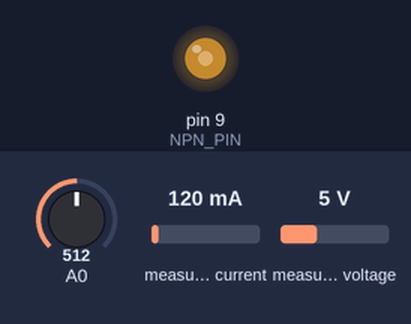
This sketch was run on a simulated Arduino Uno, built with avr-gcc and run on an emulated ATmega328P. On the bench: output pins drawn as LEDs (lit = HIGH). The inputs (shaded band) are chosen by the test bench; at power-on: measured current 120 mA, measured voltage 5 V, A0 = 512. What the sketch prints to the serial monitor is not drawn.

Above: at 1.2 s.
1.3 s: measured current set to 1960 mA
4.3 s: measured voltage set to 0.3 V
Timing chart, 0 to 7.3 s (numbered marks = the images above; inputs shaded):
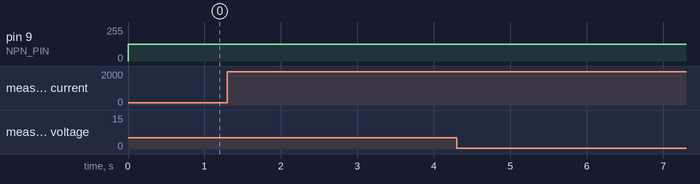

The sketch:

SimpleUnoCharger.ino
```cpp
#include <TimerOne.h>
#include <Adafruit_INA219.h>
#include <Wire.h>
#include "ChargerClasses.hpp"

// Current sensor
Adafruit_INA219 ina219;

// Charge control
#define NPN_PIN 9
SimplePID voltagePID;
bool charging = true;

void setup() {

  // Basic setup
  Serial.begin(115200);
  pinMode(A0,INPUT);

  // Current sensor
  ina219.begin();

  // Timer 1 pin
  Timer1.initialize(100); // 100 us => 10 kHz
  Timer1.pwm(NPN_PIN, 0); // Start with 0 duty

  // Charging control
  voltagePID.setParams(0,0.2e-3,0,0,1); // PID parameters

}

void loop() {

  // Current reading
  float iBatt = ina219.getCurrent_mA();

  // Voltage measurement
  float vBatt = ina219.getBusVoltage_V() - ina219.getShuntVoltage_mV()/1000;
  float vA0 = analogRead(A0);
  float vSrc = vA0*5.0/1023.0*(5+1)/1;

  // Charge control
  // PID current control
  float targetCurrent = 500;
  float u = voltagePID.evalu(iBatt, targetCurrent);
  float duty = u; // The duty cycle equals the control signal
  duty = 0.5;

  // Set the duty cycle
  Timer1.pwm(NPN_PIN, duty*1023);

  // Print the result to the serial port
  Serial.print(targetCurrent);
  Serial.print(" ");
  Serial.print(iBatt);
  Serial.print(" ");
  Serial.print(vSrc);
  Serial.print(" ");
  Serial.print(vBatt);
  Serial.print(" ");
  Serial.print(duty*100);
  Serial.println();

}
```

ChargerClasses.hpp
```cpp
// A class to compute the control signal
class SimplePID{
  private:
    float kp, ki, kd; // Parameters
    float eprev, eintegral, tn1; // Storage
    float umin, umax; // Anti-wind up clamp limits

  public:
  // Constructor
  SimplePID() : kp(1), ki(0), kd(0), eprev(0.0),
                eintegral(0.0), tn1(0.0), umin(-1), umax(1){}

  // A function to set the parameters
  void setParams(float kpIn, float kiIn, float kdIn, float uminIn, float umaxIn){
    kp = kpIn;
    ki = kiIn;
    kd = kdIn;
    umin = uminIn;
    umax = umaxIn;
  }

  // A function to compute the control signal
  float evalu(float value, float target){
    // Compute time step
    float t = micros()/1.0e6;
    float dt = t - tn1;
    tn1 = t; // Store previous time

    // Compute error
    float e = target - value;
    float dedt = (e-eprev)/(dt);
    eprev = e; // store previous error

    float eintegralUpdate = eintegral + e*dt;
    // Evaluate the control signal
    float u = kp*e + ki*eintegralUpdate+ kd*dedt;

    // Anti-wind up clamping
    // If either of the first two conditions are true
    // The integral is not updated
    if( u < umin ){
      u = umin;
    }
    else if( u > umax ){
      u = umax;
    }
    else{
      // Otherwise update the integral
      eintegral = eintegralUpdate;
    }

    return u;
  }
};
```

Measured:
- after the input at 1.3 s, every drawn part: stays the same
- after the input at 4.3 s, every drawn part: stays the same
